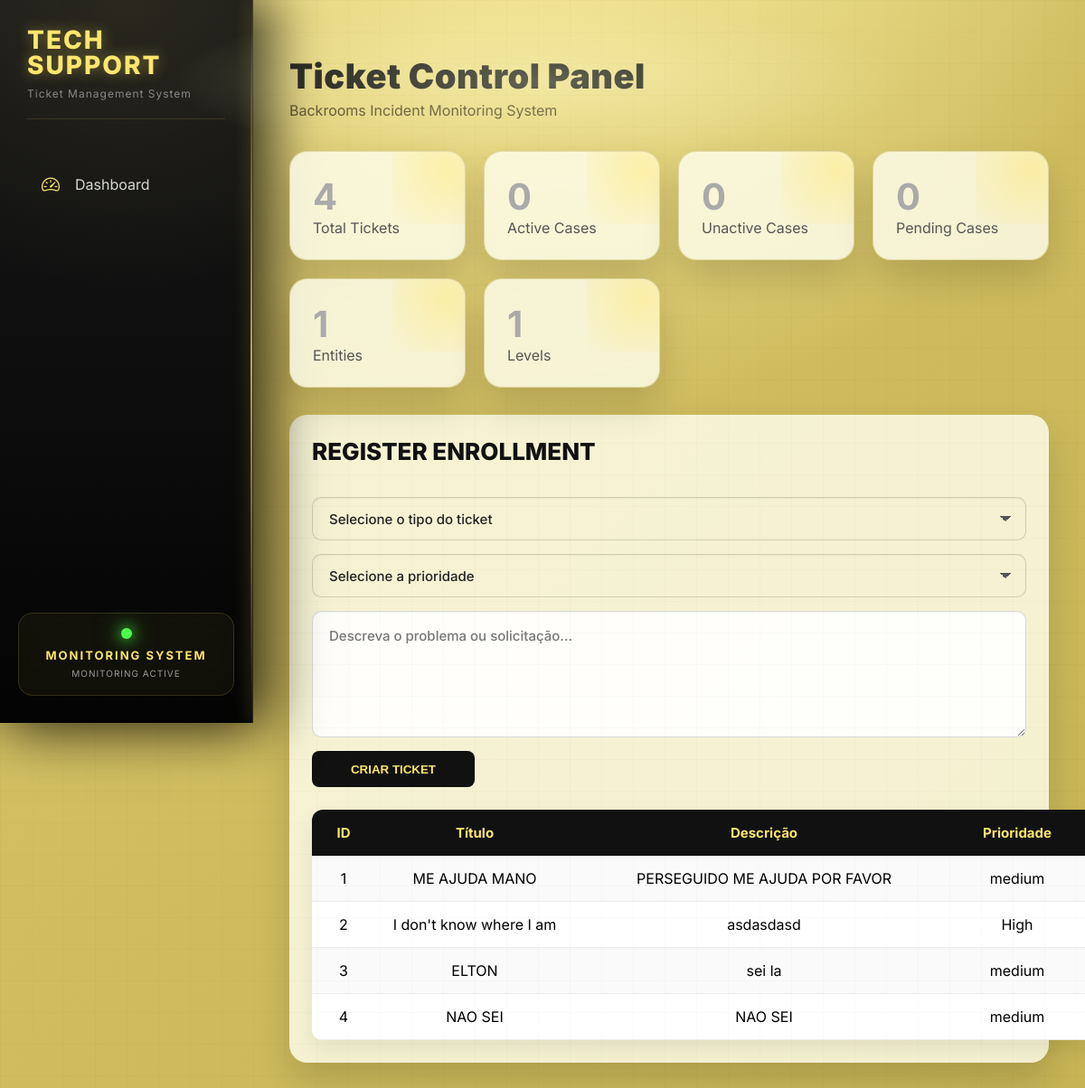
The page /ticketing/ (signed in) on the database as committed earlier.
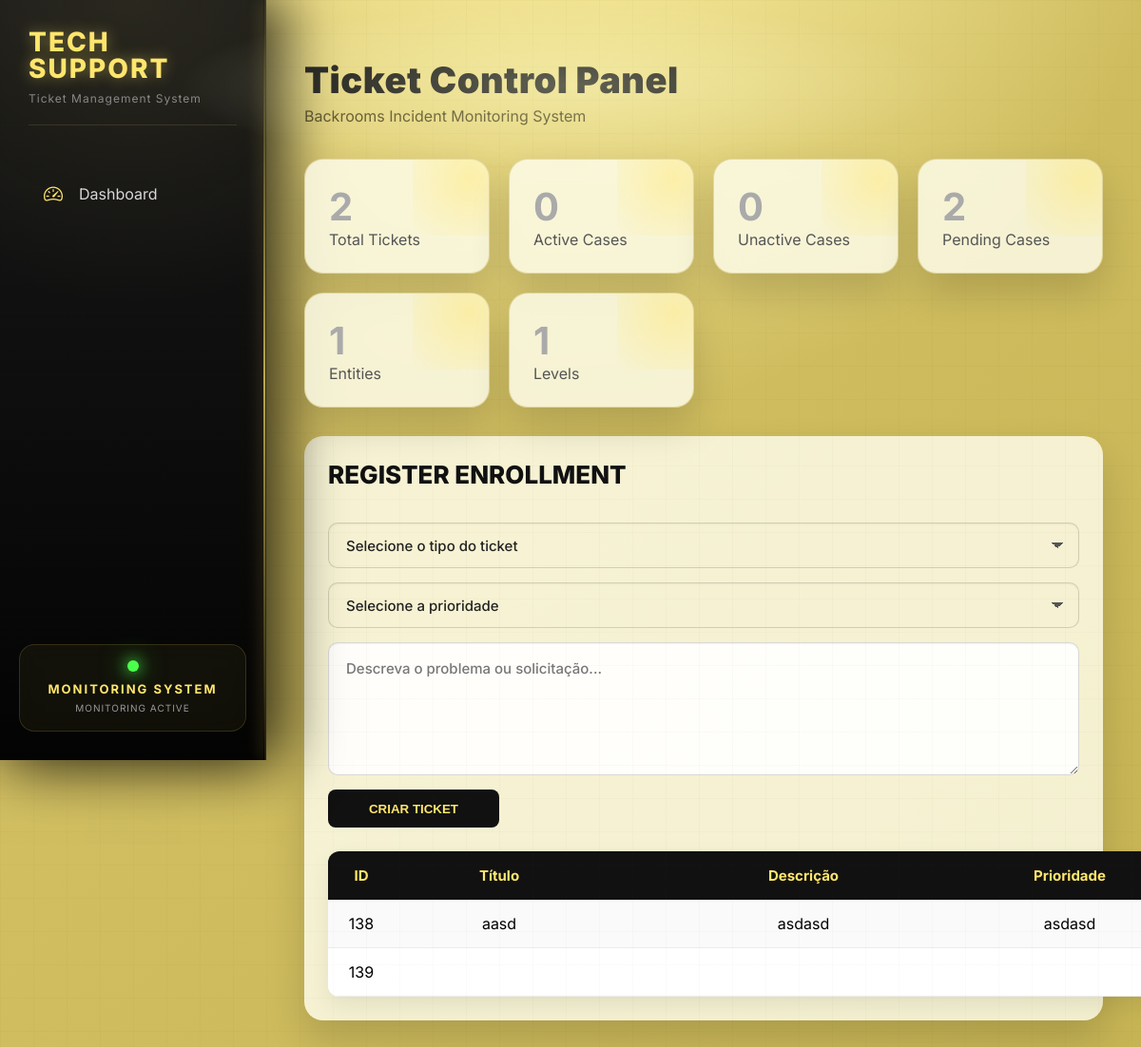
The same page on the database as committed later.
### techsupport/models.py (models this page shows)
class Ticket(models.Model):
    title = models.CharField(max_length=200)
    description = models.TextField()
    created_at = models.DateTimeField(auto_now_add=True)
    updated_at = models.DateTimeField(auto_now=True)
    status = models.CharField(max_length=20, choices=Status.choices, default=Status.EM_ANDAMENTO,)
    priority = models.CharField(max_length=20, choices=Priority.choices, default=Priority.MEDIA,)
    assigned_to = models.ForeignKey(User, on_delete=models.SET_NULL, null=True, blank=True)
    def __str__(self):
        return self.title

### techsupport/views.py (the view, shortened to what this page needs)
# urls.py: path('ticketing/', views.ticketing, name='ticketing'),
@login_required
def ticketing(request):
    print("ticketing")
    dashboard_data = {
        'levels_count': Levels.objects.count(),
        'entities_count': Entities.objects.count(),
        'users_count': User.objects.count(),
        'total_tickets': Ticket.objects.count(),
        'open_tickets': Ticket.objects.filter(status='ABERTO').count(),
        'closed_tickets': Ticket.objects.filter(status='FECHADO').count(),
        'pending_tickets': Ticket.objects.filter(status='EM ANDAMENTO').count(),
        'cancelled_tickets': Ticket.objects.filter(status='CANCELADO').count(),
        'entity_name': Entities.objects.first().name if Entities.objects.exists() else 'N/A',
        'recent_tickets': Ticket.objects.prefetch_related('comments').all(),
        'authors': {comment.author.username if comment.author else 'Unknown' for comment in Comment.objects.all()},
    }
    print(dashboard_data)
    return render(request, 'techsupport/ticketing.html', {'dashboard_data': dashboard_data})

### techsupport/templates/techsupport/ticketing.html (shortened to what this page needs)
<!DOCTYPE html>
<html lang="pt-BR">
<head>
    <link href="https://cdn.jsdelivr.net/npm/bootstrap-icons@1.11.3/font/bootstrap-icons.min.css" rel="stylesheet">
</head>
<body>
    <button class="menu-toggle" onclick="toggleMenu()">
        <i class="bi bi-list"></i>
    </button>
    <aside class="sidebar" id="sidebar">
        <div class="logo">
            <h2>
                TECH<br>
                SUPPORT
            </h2>
            <p>
                Ticket Management System
            </p>
        </div>
        <nav class="menu">
            <a href="{% url 'mainlobby' %}">
                <i class="bi bi-speedometer2"></i>
                <span>Dashboard</span>
            </a>
        </nav>
        <div class="status">
            <div class="signal"></div>
            <div class="status-text">
                <strong>
                    MONITORING SYSTEM
                </strong>
                <small>
                    MONITORING ACTIVE
                </small>
            </div>
        </div>
    </aside>
    <main class="main">
        <h1 class="title">
            Ticket Control Panel
        </h1>
        <p class="subtitle">
            Backrooms Incident Monitoring System
        </p>
        <section class="cards">
            <div class="card">
                <h2> {{ dashboard_data.total_tickets|default:"0" }} </h2>
                <p>Total Tickets</p>
            </div>
            <div class="card">
                <h2> {{ dashboard_data.open_tickets|default:"0" }} </h2>
                <p>Active Cases</p>
            </div>
            <div class="card">
                <h2> {{ dashboard_data.cancelled_tickets|default:"0" }} </h2>
                <p>Unactive Cases</p>
            </div>
            <div class="card">
                <h2> {{ dashboard_data.pending_tickets|default:"0" }} </h2>
                <p>Pending Cases</p>
            </div>
            <div class="card">
                <h2> {{ dashboard_data.entities_count|default:"0" }} </h2>
                <p>Entities</p>
            </div>
            <div class="card">
                <h2> {{ dashboard_data.levels_count|default:"0" }} </h2>
                <p>Levels</p>
            </div>
        </section>
       <div class="panel">
    <form method="post">
        <div class="center">
    <h2>REGISTER ENROLLMENT</h2>
     <select name="title" required>
        <option value="" selected disabled>Selecione o tipo do ticket</option>
    </select>
    <select name="priority" required>
        <option value="" selected disabled>Selecione a prioridade</option>
    </select>
    <textarea name="description" placeholder="Descreva o problema ou solicitação..." required></textarea>
    <button type="submit">
        CRIAR TICKET
    </button>
</div>
    </form>
    <table>
        <tr>
            <th>ID</th>
            <th>Título</th>
            <th>Descrição</th>
            <th>Prioridade</th>
            <th>Status</th>
        </tr>
        {% for data in dashboard_data.recent_tickets %}
        <tr>
            <td>{{data.id}}</td>
            <td>{{data.title}}</td>
            <td>{{data.description}}</td>
            <td>{{data.priority}}</td>
            <td>{{data.status}}</td>
        </tr>
        {% endfor %}
    </table>
</div>
    </main>
</body>
</html>

Rows that differ between the two databases and show on the page:
removed Ticket: id "1", title "ME AJUDA MANO", description "PERSEGUIDO ME AJUDA POR FAVOR", priority "medium"
removed Ticket: id "2", title "I don't know where I am", description "asdasdasd", priority "High"
removed Ticket: id "3", title "ELTON", description "sei la", priority "medium"
removed Ticket: id "4", title "NAO SEI", description "NAO SEI", priority "medium"
added Ticket: id "138", title "aasd", description "asdasd", priority "asdasd"
added Ticket: id "139"
Other text that changed with them:
{{ dashboard_data.total_tickets|default:"0" }}: "4" → "2"
{{ dashboard_data.pending_tickets|default:"0" }}: "0" → "2"
